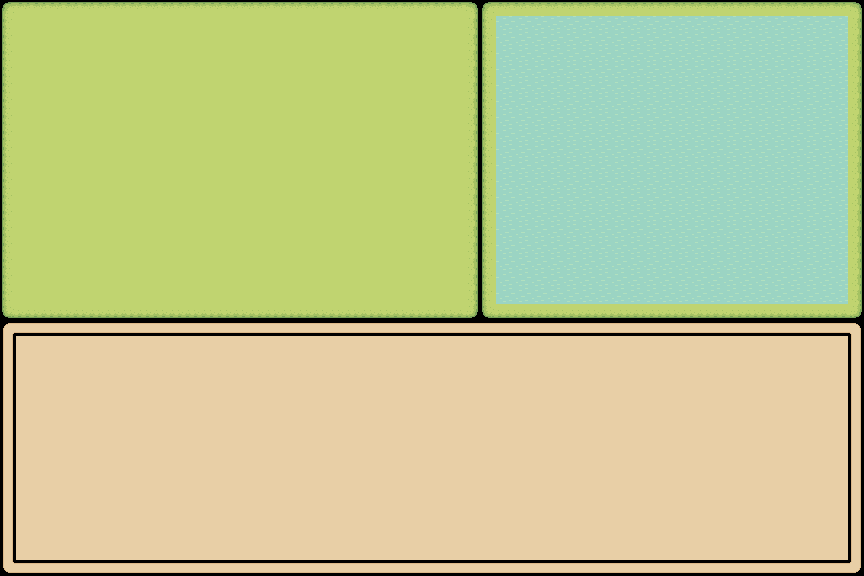

Tiled map render using the project's own tile images. Description and the map definition, with tile-layer contents summarised, below:
An orthogonal 54x36 tile map with 16x16 px tiles, 1 tile layer (Tile Layer 1), 1 hidden layer not drawn, 3 tilesets.

<map version="1.10" tiledversion="1.11.2" orientation="orthogonal" renderorder="right-down" width="54" height="36" tilewidth="16" tileheight="16" infinite="0" nextlayerid="3" nextobjectid="1">
 <tileset firstgid="1" name="Grass" tilewidth="16" tileheight="16" tilecount="77" columns="11">
  <image source="Grass.png" width="176" height="112" />
  <tile id="0">
   <properties>
    <property name="type" value="Grass" />
   </properties>
  </tile>
  <tile id="1">
   <properties>
    <property name="type" value="Grass" />
   </properties>
  </tile>
  <tile id="2">
   <properties>
    <property name="type" value="Grass" />
   </properties>
  </tile>
  <tile id="3">
   <properties>
    <property name="type" value="Grass" />
   </properties>
  </tile>
  <tile id="4">
   <properties>
    <property name="type" value="Grass" />
   </properties>
  </tile>
  <tile id="5">
   <properties>
    <property name="type" value="Grass" />
   </properties>
  </tile>
  <tile id="6">
   <properties>
    <property name="type" value="Grass" />
   </properties>
  </tile>
  <tile id="7">
   <properties>
    <property name="type" value="Grass" />
   </properties>
  </tile>
  <tile id="8">
   <properties>
    <property name="type" value="Grass" />
   </properties>
  </tile>
  <tile id="9">
   <properties>
    <property name="type" value="Grass" />
   </properties>
  </tile>
  <tile id="10">
   <properties>
    <property name="type" value="Grass" />
   </properties>
  </tile>
  <tile id="11">
   <properties>
    <property name="type" value="Grass" />
   </properties>
  </tile>
  <tile id="12">
   <properties>
    <property name="type" value="Grass" />
   </properties>
  </tile>
  <tile id="13">
   <properties>
    <property name="type" value="Grass" />
   </properties>
  </tile>
  <tile id="14">
   <properties>
    <property name="type" value="Grass" />
   </properties>
  </tile>
  <tile id="15">
   <properties>
    <property name="type" value="Grass" />
   </properties>
  </tile>
  <tile id="16">
   <properties>
    <property name="type" value="Grass" />
   </properties>
  </tile>
  <tile id="17">
   <properties>
    <property name="type" value="Grass" />
   </properties>
  </tile>
  <tile id="18">
   <properties>
    <property name="type" value="Grass" />
   </properties>
  </tile>
  <tile id="19">
   <properties>
    <property name="type" value="Grass" />
   </properties>
  </tile>
  <tile id="20">
   <properties>
    <property name="type" value="Grass" />
   </properties>
  </tile>
  <tile id="21">
   <properties>
    <property name="type" value="Grass" />
   </properties>
  </tile>
  <tile id="22">
   <properties>
    <property name="type" value="Grass" />
   </properties>
  </tile>
  <tile id="23">
   <properties>
    <property name="type" value="Grass" />
   </properties>
  </tile>
  <tile id="24">
   <properties>
    <property name="type" value="Grass" />
   </properties>
  </tile>
  <tile id="25">
   <properties>
    <property name="type" value="Grass" />
   </properties>
  </tile>
  <tile id="26">
   <properties>
    <property name="type" value="Grass" />
   </properties>
  </tile>
  <tile id="27">
   <properties>
    <property name="type" value="Grass" />
   </properties>
  </tile>
  <tile id="28">
   <properties>
    <property name="type" value="Grass" />
   </properties>
  </tile>
  <tile id="29">
   <properties>
    <property name="type" value="Grass" />
   </properties>
  </tile>
  <tile id="30">
   <properties>
    <property name="type" value="Grass" />
   </properties>
  </tile>
  <tile id="31">
   <properties>
    <property name="type" value="Grass" />
   </properties>
  </tile>
  <tile id="32">
   <properties>
    <property name="type" value="Grass" />
   </properties>
  </tile>
  <tile id="33">
   <properties>
    <property name="type" value="Grass" />
   </properties>
  </tile>
  <tile id="34">
   <properties>
    <property name="type" value="Grass" />
   </properties>
  </tile>
  <tile id="35">
   <properties>
    <property name="type" value="Grass" />
   </properties>
  </tile>
  <tile id="36">
   <properties>
    <property name="type" value="Grass" />
   </properties>
  </tile>
  <tile id="37">
   <properties>
    <property name="type" value="Grass" />
   </properties>
  </tile>
  <tile id="38">
   <properties>
    <property name="type" value="Grass" />
   </properties>
  </tile>
  <tile id="39">
   <properties>
    <property name="type" value="Grass" />
   </properties>
  </tile>
  <tile id="40">
   <properties>
    <property name="type" value="Grass" />
   </properties>
  </tile>
  <tile id="41">
   <properties>
    <property name="type" value="Grass" />
   </properties>
  </tile>
  <tile id="42">
   <properties>
    <property name="type" value="Grass" />
   </properties>
  </tile>
  <tile id="43">
   <properties>
    <property name="type" value="Grass" />
   </properties>
  </tile>
  <tile id="44">
   <properties>
    <property name="type" value="Grass" />
   </properties>
  </tile>
  <tile id="45">
   <properties>
    <property name="type" value="Grass" />
   </properties>
  </tile>
  <tile id="46">
   <properties>
    <property name="type" value="Grass" />
   </properties>
  </tile>
  <tile id="47">
   <properties>
    <property name="type" value="Grass" />
   </properties>
  </tile>
  <tile id="48">
   <properties>
    <property name="type" value="Grass" />
   </properties>
  </tile>
  <tile id="49">
   <properties>
    <property name="type" value="Grass" />
   </properties>
  </tile>
  <tile id="50">
   <properties>
    <property name="type" value="Grass" />
   </properties>
  </tile>
  <tile id="51">
   <properties>
    <property name="type" value="Grass" />
   </properties>
  </tile>
  <tile id="52">
   <properties>
    <property name="type" value="Grass" />
   </properties>
  </tile>
  <tile id="53">
   <properties>
    <property name="type" value="Grass" />
   </properties>
  </tile>
  <tile id="54">
   <properties>
    <property name="type" value="Grass" />
   </properties>
  </tile>
  <tile id="55">
   <properties>
    <property name="type" value="Grass" />
   </properties>
  </tile>
  <tile id="56">
   <properties>
    <property name="type" value="Grass" />
   </properties>
  </tile>
  <tile id="57">
   <properties>
    <property name="type" value="Grass" />
   </properties>
  </tile>
  <tile id="58">
   <properties>
    <property name="type" value="Grass" />
   </properties>
  </tile>
  <tile id="59">
   <properties>
    <property name="type" value="Grass" />
   </properties>
  </tile>
  <tile id="60">
   <properties>
    <property name="type" value="Grass" />
   </properties>
  </tile>
  <tile id="61">
   <properties>
    <property name="type" value="Grass" />
   </properties>
  </tile>
  <tile id="62">
   <properties>
    <property name="type" value="Grass" />
   </properties>
  </tile>
  <tile id="63">
   <properties>
    <property name="type" value="Grass" />
   </properties>
  </tile>
  <tile id="64">
   <properties>
    <property name="type" value="Grass" />
   </properties>
  </tile>
  <tile id="65">
   <properties>
    <property name="type" value="Grass" />
   </properties>
  </tile>
  <tile id="66">
   <properties>
    <property name="type" value="Grass" />
   </properties>
  </tile>
  <tile id="67">
   <properties>
    <property name="type" value="Grass" />
   </properties>
  </tile>
  <tile id="68">
   <properties>
    <property name="type" value="Grass" />
   </properties>
  </tile>
  <tile id="69">
   <properties>
    <property name="type" value="Grass" />
   </properties>
  </tile>
  <tile id="70">
   <properties>
    <property name="type" value="Grass" />
   </properties>
  </tile>
  <tile id="71">
   <properties>
    <property name="type" value="Grass" />
   </properties>
  </tile>
  <tile id="72">
   <properties>
    <property name="type" value="Grass" />
   </properties>
  </tile>
  <tile id="73">
   <properties>
    <property name="type" value="Grass" />
   </properties>
  </tile>
  <tile id="74">
   <properties>
    <property name="type" value="Grass" />
   </properties>
  </tile>
  <tile id="75">
   <properties>
    <property name="type" value="Grass" />
   </properties>
  </tile>
  <tile id="76">
   <properties>
    <property name="type" value="Grass" />
   </properties>
  </tile>
 </tileset>
 <tileset firstgid="78" name="Dirt" tilewidth="16" tileheight="16" tilecount="77" columns="11">
  <image source="Dirt.png" width="176" height="112" />
  <tile id="0">
   <properties>
    <property name="type" value="Dirt" />
   </properties>
  </tile>
  <tile id="1">
   <properties>
    <property name="type" value="Dirt" />
   </properties>
  </tile>
  <tile id="2">
   <properties>
    <property name="type" value="Dirt" />
   </properties>
  </tile>
  <tile id="3">
   <properties>
    <property name="type" value="Dirt" />
   </properties>
  </tile>
  <tile id="4">
   <properties>
    <property name="type" value="Dirt" />
   </properties>
  </tile>
  <tile id="5">
   <properties>
    <property name="type" value="Dirt" />
   </properties>
  </tile>
  <tile id="6">
   <properties>
    <property name="type" value="Dirt" />
   </properties>
  </tile>
  <tile id="7">
   <properties>
    <property name="type" value="Dirt" />
   </properties>
  </tile>
  <tile id="8">
   <properties>
    <property name="type" value="Dirt" />
   </properties>
  </tile>
  <tile id="9">
   <properties>
    <property name="type" value="Dirt" />
   </properties>
  </tile>
  <tile id="10">
   <properties>
    <property name="type" value="Dirt" />
   </properties>
  </tile>
  <tile id="11">
   <properties>
    <property name="type" value="Dirt" />
   </properties>
  </tile>
  <tile id="12">
   <properties>
    <property name="type" value="Dirt" />
   </properties>
  </tile>
  <tile id="13">
   <properties>
    <property name="type" value="Dirt" />
   </properties>
  </tile>
  <tile id="14">
   <properties>
    <property name="type" value="Dirt" />
   </properties>
  </tile>
  <tile id="15">
   <properties>
    <property name="type" value="Dirt" />
   </properties>
  </tile>
  <tile id="16">
   <properties>
    <property name="type" value="Dirt" />
   </properties>
  </tile>
  <tile id="17">
   <properties>
    <property name="type" value="Dirt" />
   </properties>
  </tile>
  <tile id="18">
   <properties>
    <property name="type" value="Dirt" />
   </properties>
  </tile>
  <tile id="19">
   <properties>
    <property name="type" value="Dirt" />
   </properties>
  </tile>
  <tile id="20">
   <properties>
    <property name="type" value="Dirt" />
   </properties>
  </tile>
  <tile id="21">
   <properties>
    <property name="type" value="Dirt" />
   </properties>
  </tile>
  <tile id="22">
   <properties>
    <property name="type" value="Dirt" />
   </properties>
  </tile>
  <tile id="23">
   <properties>
    <property name="type" value="Dirt" />
   </properties>
  </tile>
  <tile id="24">
   <properties>
    <property name="type" value="Dirt" />
   </properties>
  </tile>
  <tile id="25">
   <properties>
    <property name="type" value="Dirt" />
   </properties>
  </tile>
  <tile id="26">
   <properties>
    <property name="type" value="Dirt" />
   </properties>
  </tile>
  <tile id="27">
   <properties>
    <property name="type" value="Dirt" />
   </properties>
  </tile>
  <tile id="28">
   <properties>
    <property name="type" value="Dirt" />
   </properties>
  </tile>
  <tile id="29">
   <properties>
    <property name="type" value="Dirt" />
   </properties>
  </tile>
  <tile id="30">
   <properties>
    <property name="type" value="Dirt" />
   </properties>
  </tile>
  <tile id="31">
   <properties>
    <property name="type" value="Dirt" />
   </properties>
  </tile>
  <tile id="32">
   <properties>
    <property name="type" value="Dirt" />
   </properties>
  </tile>
  <tile id="33">
   <properties>
    <property name="type" value="Dirt" />
   </properties>
  </tile>
  <tile id="34">
   <properties>
    <property name="type" value="Dirt" />
   </properties>
  </tile>
  <tile id="35">
   <properties>
    <property name="type" value="Dirt" />
   </properties>
  </tile>
  <tile id="36">
   <properties>
    <property name="type" value="Dirt" />
   </properties>
  </tile>
  <tile id="37">
   <properties>
    <property name="type" value="Dirt" />
   </properties>
  </tile>
  <tile id="38">
   <properties>
    <property name="type" value="Dirt" />
   </properties>
  </tile>
  <tile id="39">
   <properties>
    <property name="type" value="Dirt" />
   </properties>
  </tile>
  <tile id="40">
   <properties>
    <property name="type" value="Dirt" />
   </properties>
  </tile>
  <tile id="41">
   <properties>
    <property name="type" value="Dirt" />
   </properties>
  </tile>
  <tile id="42">
   <properties>
    <property name="type" value="Dirt" />
   </properties>
  </tile>
  <tile id="43">
   <properties>
    <property name="type" value="Dirt" />
   </properties>
  </tile>
  <tile id="44">
   <properties>
    <property name="type" value="Dirt" />
   </properties>
  </tile>
  <tile id="45">
   <properties>
    <property name="type" value="Dirt" />
   </properties>
  </tile>
  <tile id="46">
   <properties>
    <property name="type" value="Dirt" />
   </properties>
  </tile>
  <tile id="47">
   <properties>
    <property name="type" value="Dirt" />
   </properties>
  </tile>
  <tile id="48">
   <properties>
    <property name="type" value="Dirt" />
   </properties>
  </tile>
  <tile id="49">
   <properties>
    <property name="type" value="Dirt" />
   </properties>
  </tile>
  <tile id="50">
   <properties>
    <property name="type" value="Dirt" />
   </properties>
  </tile>
  <tile id="51">
   <properties>
    <property name="type" value="Dirt" />
   </properties>
  </tile>
  <tile id="52">
   <properties>
    <property name="type" value="Dirt" />
   </properties>
  </tile>
  <tile id="53">
   <properties>
    <property name="type" value="Dirt" />
   </properties>
  </tile>
  <tile id="54">
   <properties>
    <property name="type" value="Dirt" />
   </properties>
  </tile>
  <tile id="55">
   <properties>
    <property name="type" value="Dirt" />
   </properties>
  </tile>
  <tile id="56">
   <properties>
    <property name="type" value="Dirt" />
   </properties>
  </tile>
  <tile id="57">
   <properties>
    <property name="type" value="Dirt" />
   </properties>
  </tile>
  <tile id="58">
   <properties>
    <property name="type" value="Dirt" />
   </properties>
  </tile>
  <tile id="59">
   <properties>
    <property name="type" value="Dirt" />
   </properties>
  </tile>
  <tile id="60">
   <properties>
    <property name="type" value="Dirt" />
   </properties>
  </tile>
  <tile id="61">
   <properties>
    <property name="type" value="Dirt" />
   </properties>
  </tile>
  <tile id="62">
   <properties>
    <property name="type" value="Dirt" />
   </properties>
  </tile>
  <tile id="63">
   <properties>
    <property name="type" value="Dirt" />
   </properties>
  </tile>
  <tile id="64">
   <properties>
    <property name="type" value="Dirt" />
   </properties>
  </tile>
  <tile id="65">
   <properties>
    <property name="type" value="Dirt" />
   </properties>
  </tile>
  <tile id="66">
   <properties>
    <property name="type" value="Dirt" />
   </properties>
  </tile>
  <tile id="67">
   <properties>
    <property name="type" value="Dirt" />
   </properties>
  </tile>
  <tile id="68">
   <properties>
    <property name="type" value="Dirt" />
   </properties>
  </tile>
  <tile id="69">
   <properties>
    <property name="type" value="Dirt" />
   </properties>
  </tile>
  <tile id="70">
   <properties>
    <property name="type" value="Dirt" />
   </properties>
  </tile>
  <tile id="71">
   <properties>
    <property name="type" value="Dirt" />
   </properties>
  </tile>
  <tile id="72">
   <properties>
    <property name="type" value="Dirt" />
   </properties>
  </tile>
  <tile id="73">
   <properties>
    <property name="type" value="Dirt" />
   </properties>
  </tile>
  <tile id="74">
   <properties>
    <property name="type" value="Dirt" />
   </properties>
  </tile>
  <tile id="75">
   <properties>
    <property name="type" value="Dirt" />
   </properties>
  </tile>
  <tile id="76">
   <properties>
    <property name="type" value="Dirt" />
   </properties>
  </tile>
 </tileset>
 <tileset firstgid="155" name="Water" tilewidth="16" tileheight="16" tilecount="4" columns="4">
  <image source="Water.png" width="64" height="16" />
  <tile id="0">
   <properties>
    <property name="obstacle" type="bool" value="true" />
    <property name="type" value="Water" />
   </properties>
  </tile>
  <tile id="1">
   <properties>
    <property name="type" value="Water" />
   </properties>
  </tile>
  <tile id="2">
   <properties>
    <property name="type" value="Water" />
   </properties>
  </tile>
  <tile id="3">
   <properties>
    <property name="type" value="Water" />
   </properties>
  </tile>
 </tileset>
 <layer id="1" name="Tile Layer 1" width="54" height="36">
  <data>[1944 cells, 1944 non-empty, 17 distinct tile ids]</data>
 </layer>
 <layer id="2" name="Tile Layer 2" width="54" height="36" visible="0">
  <data>[1944 cells, 120 non-empty, 7 distinct tile ids]</data>
 </layer>
</map>
